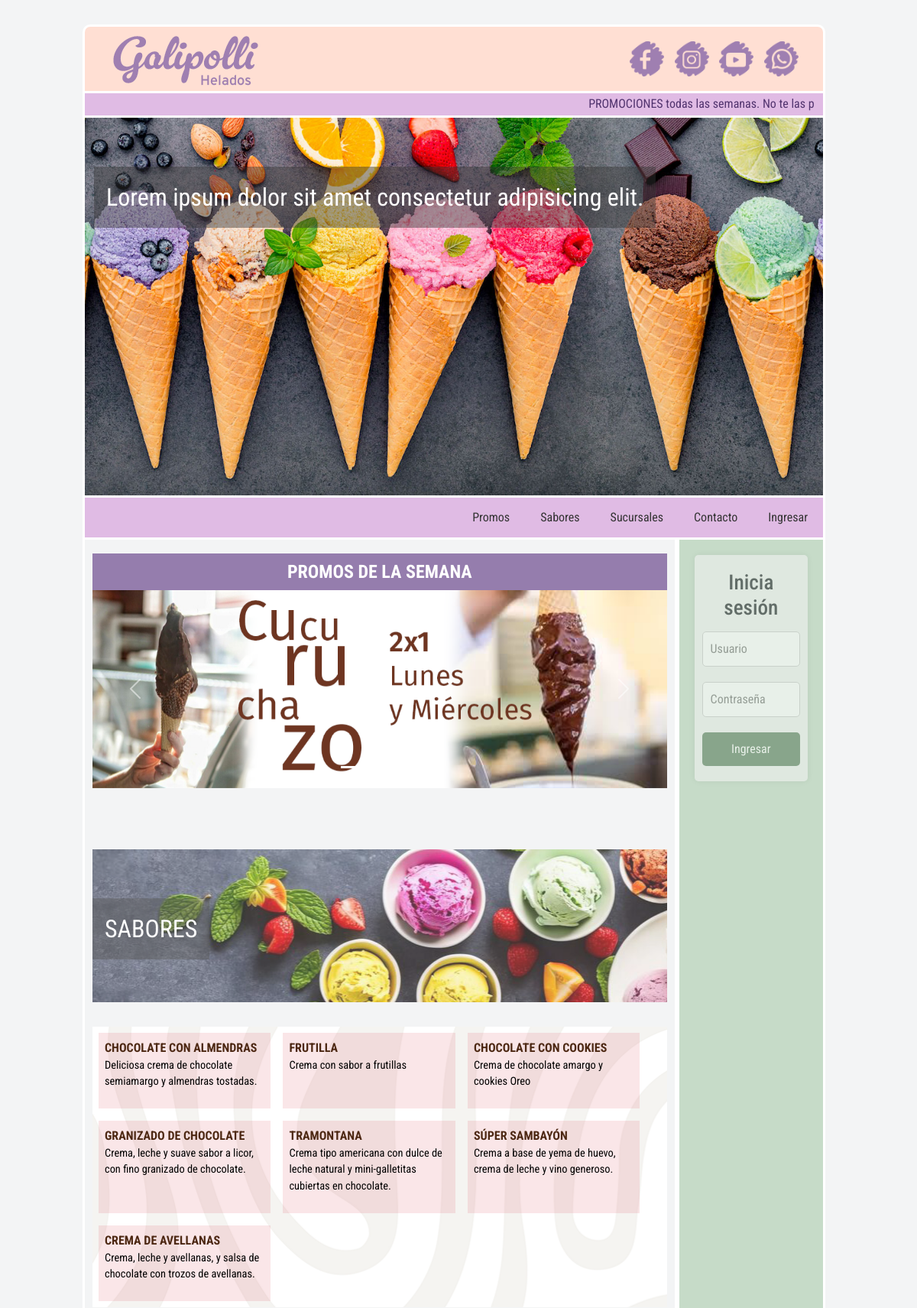
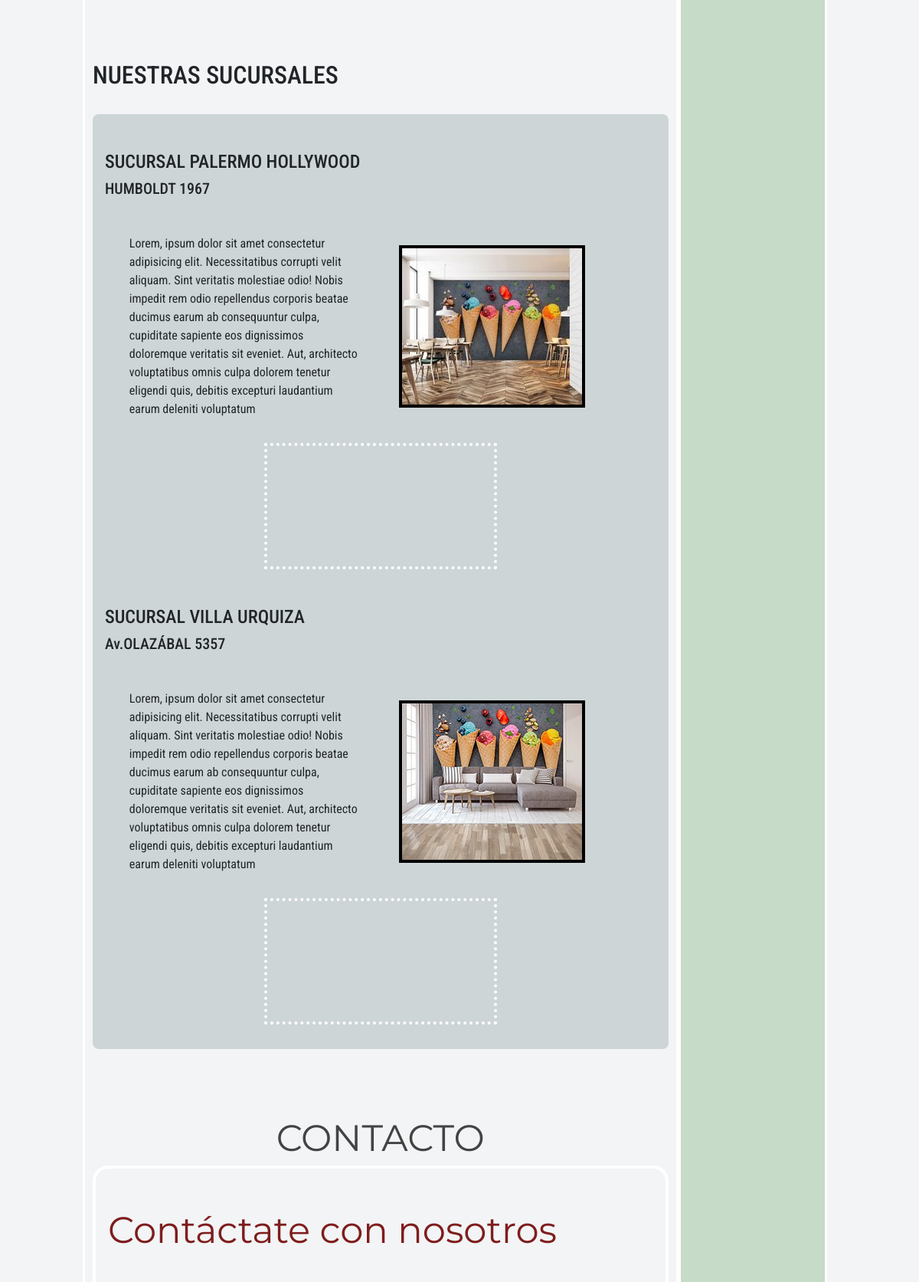
The page / (upper part) on the database its author committed (2 pictures, top to bottom).
### delivery/models.py (models this page shows, shortened)
class Helado (models.Model):
    sabor = models.CharField(max_length=50)
    descripcion = models.TextField()
    created = models.DateTimeField(auto_now_add=True)

### delivery/views.py (the view)
# urls.py: 2. Add a URL to urlpatterns:  path('', views.home, name='home')
def home(request):
    helados = Helado.objects.all()
    return render (request, 'delivery/base.html', {'helados':helados})

### delivery/templates/delivery/base.html (shortened to what this page needs)
<!DOCTYPE html>
<html lang="es">
  <head>
    {% load static %}
    <link href="https://cdn.jsdelivr.net/npm/bootstrap@5.3.3/dist/css/bootstrap.min.css" rel="stylesheet"/>
    <link rel="stylesheet" href='{% static 'delivery/css/styles.css' %}'/>
  </head>
  <body>
    <div class="centerAll">
      <div class="row">
        <div id="Home" class="topHeader">
          <header>
            <img src='{% static 'delivery/img/logo.png' %}'' alt="logo" />
          </header>
          <nav class="navHeader">
            <ul class="navRedesHeader">
              <li>
                <a href="#"><img id="red_facebook" src='{% static 'delivery/img/ffacebook.png' %}' alt="imagen facebook" onmouseover="cambiarImagen('red_facebook','facebook.png')" onmouseout="restaurarImagen('red_facebook','ffacebook.png')"/></a>
              </li>
              <li>
                <a href="#"><img id="red_instagram" src='{% static 'delivery/img/iinstagram.png' %}' alt="imagen instagram" onmouseover="cambiarImagen('red_instagram','instagram.png')" onmouseout="restaurarImagen('red_instagram','iinstagram.png')"/></a>
              </li>
              <li>
                <a href="#"><img id="red_youtube" src='{% static 'delivery/img/yyoutube.png' %}' alt="imagen youtube"  onmouseover="cambiarImagen('red_youtube','youtube.png')" onmouseout="restaurarImagen('red_youtube','yyoutube.png')"/></a>
              </li>
              <li>
                <a href="#"><img id="red_whatsapp" src='{% static 'delivery/img/wwhatsapp.png' %}' alt="imagen whatsapp" onmouseover="cambiarImagen('red_whatsapp','whatsapp.png')" onmouseout="restaurarImagen('red_whatsapp','wwhatsapp.png')"/></a>
              </li>
            </ul>
          </nav>
        </div>
        <div class="designBar">
          <div class="marquee">
            <div class="marquee-text">
              <p>
                PROMOCIONES todas las semanas. No te las pierdas!!!
              </p>
            </div>
          </div>
        </div>
        <div class="header">
          <div class="txtHeader">
            Lorem ipsum dolor sit amet consectetur adipisicing elit.
          </div>
        </div>
        <div class="navbar menu-desktop">
          <a href="#Promos">Promos</a>
          <a href="#Sabores">Sabores</a>
          <a href="#Sucursales">Sucursales</a>
          <a href="#Contacto">Contacto</a>
          <a href="#" class="loginIngresar">Ingresar</a>
        </div>
        <div class="main">
          <section>
            <div id="Promos" class="ttl_promos">PROMOS DE LA SEMANA</div>
            <div>
              <div id="demo" class="carousel slide" data-bs-ride="carousel">
                <div class="carousel-indicators">
                  <button type="button" data-bs-target="#demo" data-bs-slide-to="0" class="active"></button>
                  <button type="button" data-bs-target="#demo" data-bs-slide-to="1"></button>
                  <button type="button" data-bs-target="#demo" data-bs-slide-to="2"></button>
                </div>
                <div class="carousel-inner">
                  <div class="carousel-item active">
                    <img src='{% static 'delivery/img/Promos/PromosSemana_01.png' %}' alt="Cucuruchazo Promo 2x1 Lunes y Miércoles" class="d-block  w-100" />
                  </div>
                </div>
                <button class="carousel-control-prev" type="button" data-bs-target="#demo" data-bs-slide="prev">
                  <span class="carousel-control-prev-icon"></span>
                </button>
                <button class="carousel-control-next" type="button" data-bs-target="#demo" data-bs-slide="next">
                  <span class="carousel-control-next-icon"></span>
                </button>
              </div>
            </div>
          </section>
          <section>
            <div id="Sabores" class="gapSection flavorsHeader">
              <p class="flavorTtlHeader">SABORES</p>
            </div>
            <div class="flavorsFlexBx">
            {% for helado in helados %}
              <div class="flexItem">
                <span class="flavorTtl">{{helado.sabor}}</span>
                <span class="flavorDescription">{{helado.descripcion}}</span>
              </div>
            {% endfor %}
            </div>
          </section>
          <section>
            <h2 id="Sucursales" class="gapSection">NUESTRAS SUCURSALES</h2>
            <div class="gapSection branchContainerFlex">
              <div class="branchTitle">
                <h4>SUCURSAL PALERMO HOLLYWOOD</h4>
                <h5>HUMBOLDT 1967</h5>
              </div>
              <div class="branchFlexBxItem">
                Lorem, ipsum dolor sit amet consectetur adipisicing elit.
                Necessitatibus corrupti velit aliquam. Sint veritatis molestiae
                odio! Nobis impedit rem odio repellendus corporis beatae ducimus
                earum ab consequuntur culpa, cupiditate sapiente eos dignissimos
                doloremque veritatis sit eveniet. Aut, architecto voluptatibus
                omnis culpa dolorem tenetur eligendi quis, debitis excepturi
                laudantium earum deleniti voluptatum
              </div>
              <div class="branchFlexBxItem">
                <img src='{% static 'delivery/img/heladeria_01.jpg' %}' alt="Sucursal Palermo" />
              </div>
              <div class="branchFlexBxItem"><iframe src="https://www.google.com/maps/embed?pb=!1m18!1m12!1m3!1d3284.8399556611503!2d-58.43529352347754!3d-34.58291595640136!2m3!1f0!2f0!3f0!3m2!1i1024!2i768!4f13.1!3m3!1m2!1s0x95bcb58e3cb56881%3A0x2f6596d6d94565b!2sHumboldt%201967%2C%20C1414CTU%20Cdad.%20Aut%C3%B3noma%20de%20Buenos%20Aires!5e0!3m2!1ses!2sar!4v1715979849086!5m2!1ses!2sar" allowfullscreen=""  loading="lazy"></iframe>
              </div>
              <div class="branchTitle">
                <h4>SUCURSAL VILLA URQUIZA</h4>
                <h5>Av.OLAZÁBAL 5357</h5>
              </div>
              <div class="branchFlexBxItem">
                Lorem, ipsum dolor sit amet consectetur adipisicing elit.
                Necessitatibus corrupti velit aliquam. Sint veritatis molestiae
                odio! Nobis impedit rem odio repellendus corporis beatae ducimus
                earum ab consequuntur culpa, cupiditate sapiente eos dignissimos
                doloremque veritatis sit eveniet. Aut, architecto voluptatibus
                omnis culpa dolorem tenetur eligendi quis, debitis excepturi
                laudantium earum deleniti voluptatum
              </div>
              <div class="branchFlexBxItem"><img src='{% static 'delivery/img/heladeria_02.png' %}' alt="Sucursal Villa Urquiza"/>              </div>
              <div class="branchFlexBxItem"><iframe src="https://www.google.com/maps/embed?pb=!1m18!1m12!1m3!1d1642.5125776576804!2d-58.49008240587091!3d-34.578230041773445!2m3!1f0!2f0!3f0!3m2!1i1024!2i768!4f13.1!3m3!1m2!1s0x95bcb65cd3e952d9%3A0xe1e92eb7f8853683!2sAv.%20Olaz%C3%A1bal%205357%2C%20Villa%20Urquiza%2C%20Cdad.%20Aut%C3%B3noma%20de%20Buenos%20Aires!5e0!3m2!1ses!2sar!4v1715979997949!5m2!1ses!2sar" allowfullscreen="" loading="lazy"></iframe>
              </div>
            </div>
          </section>
          <section>
            <span id="Contacto" class="gapSection ttlContacto">CONTACTO</span>
            <div class="containerContactBig">
              <div class="containerContacto">
                <span class="contactoTitulo">Contáctate con nosotros</span>
              </div>
            </div>
          </section>
        </div>
        <div class="side">
          <div class="login-container">
            <h2>Inicia sesión</h2>
            <form id="loginForm">
              <input type="text" id="username" placeholder="Usuario" required />
              <input type="password" id="password"placeholder="Contraseña" required/>
              <button type="submit">Ingresar</button>
            </form>
          </div>
        </div>
      </div>
    </div>
  </body>
</html>

### rows shown on the page
Helado: sabor "CHOCOLATE CON ALMENDRAS", descripcion "Deliciosa crema de chocolate semiamargo y almendras tostadas."
Helado: sabor "FRUTILLA", descripcion "Crema con sabor a frutillas"
Helado: sabor "CHOCOLATE CON COOKIES", descripcion "Crema de chocolate amargo y cookies Oreo"
Helado: sabor "GRANIZADO DE CHOCOLATE", descripcion "Crema, leche y suave sabor a licor, con fino granizado de chocolate."
Helado: sabor "TRAMONTANA", descripcion "Crema tipo americana con dulce de leche natural y mini-galletitas cubiertas en chocolate."
Helado: sabor "SÚPER SAMBAYÓN", descripcion "Crema a base de yema de huevo, crema de leche y vino generoso."
Helado: sabor "CREMA DE AVELLANAS", descripcion "Crema, leche y avellanas, y salsa de chocolate con trozos de avellanas."
